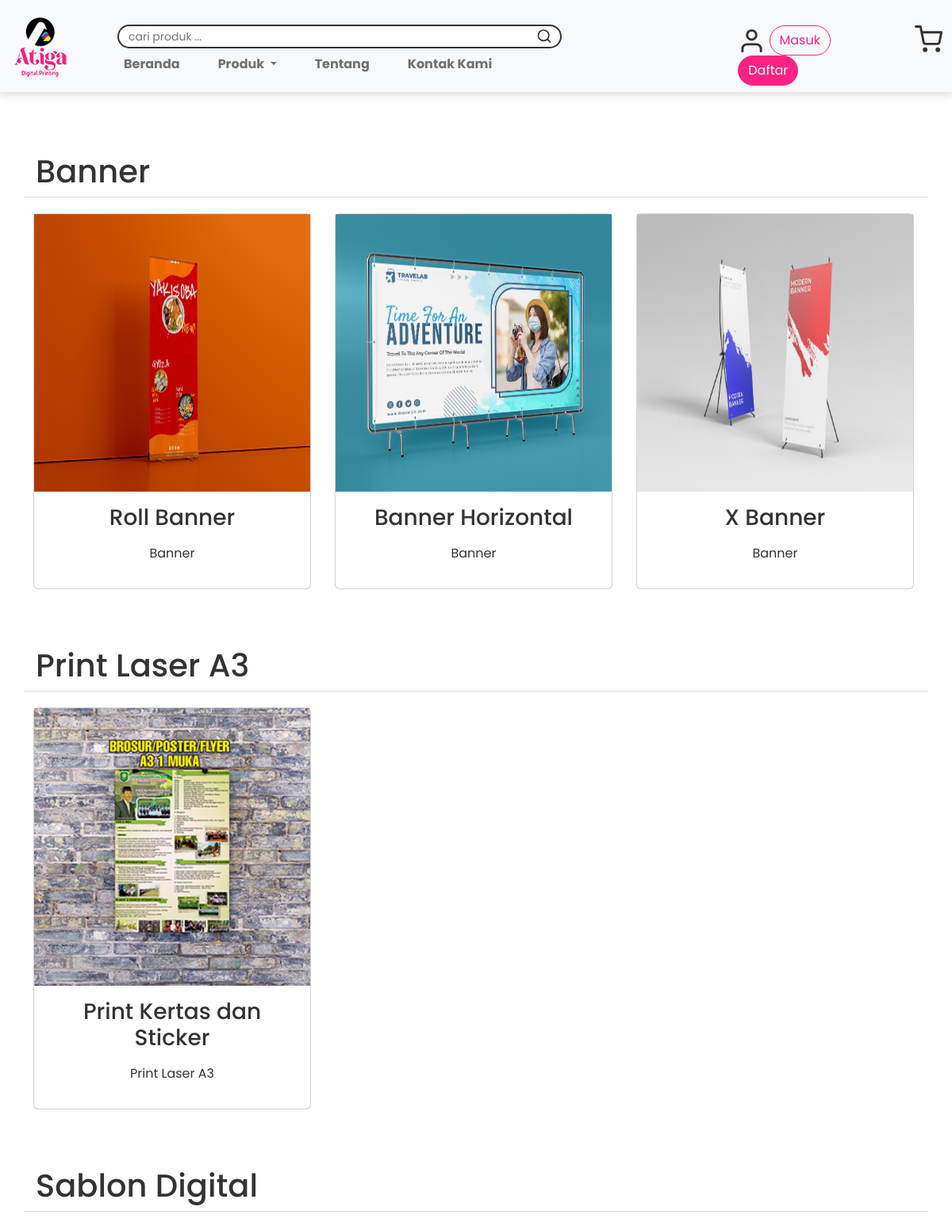
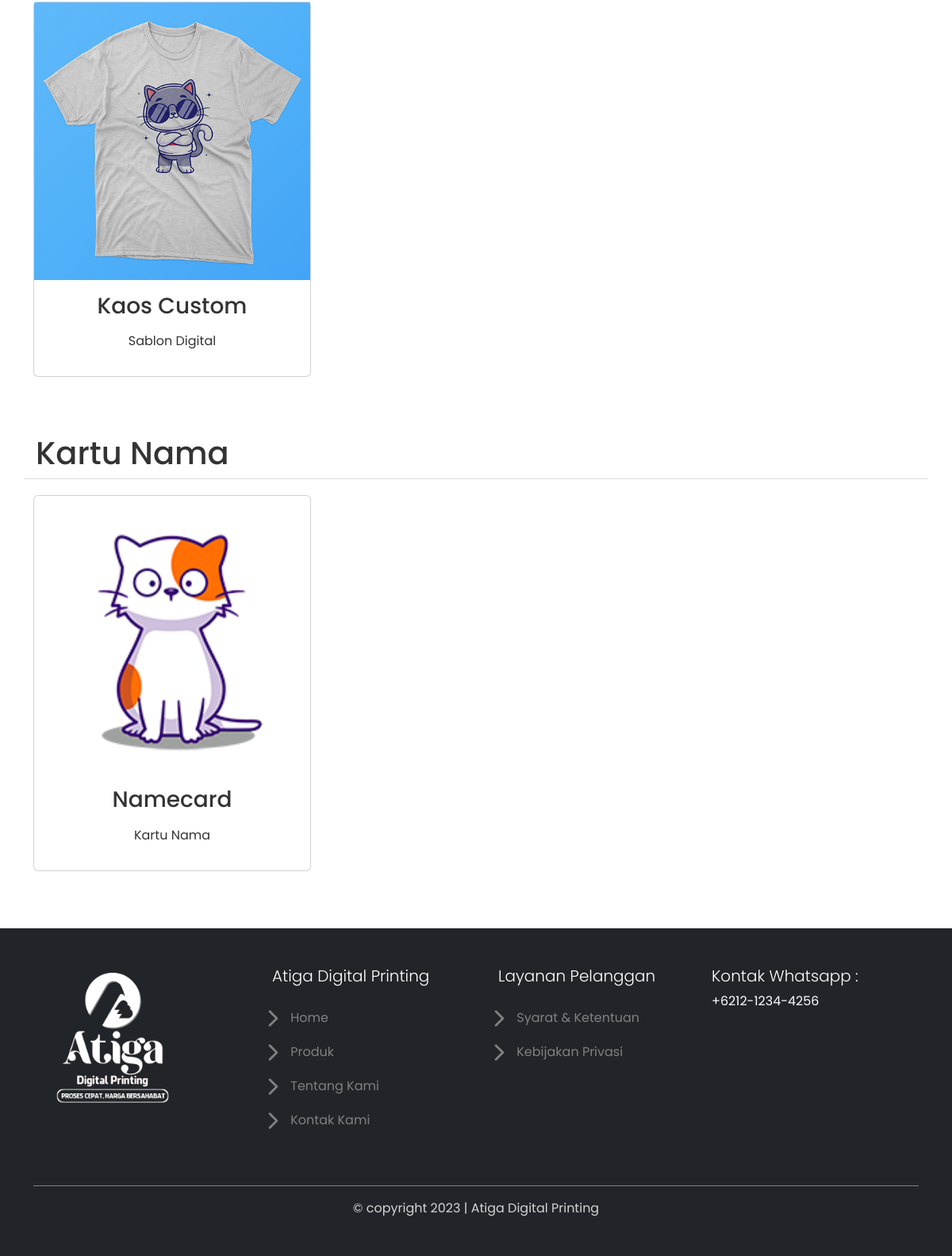
/product-page.php, run on the app's committed database (2 pictures, top to bottom).
### tables this page shows
CREATE TABLE `products` (
  `product_id` int(5) NOT NULL,
  `product_name` varchar(50) NOT NULL,
  `description` text NOT NULL,
  `image` varchar(255) NOT NULL,
  `category_id` int(3) NOT NULL
);

CREATE TABLE `categories` (
  `category_id` int(5) NOT NULL,
  `category_name` varchar(25) NOT NULL
);

### includes/function.php (called while the page is built, shortened)
<?php
function base_url()
{
    return "http://localhost/atiga/";
}

### product-page.php (the view, shortened to what this page needs)
<?php
require "includes/config.php";
require "includes/function.php";
if (isset($_GET['keyword'])) {
    $queryProduk = mysqli_query($conn, "SELECT a.*, b.category_name AS category_name FROM products a JOIN categories b ON a.category_id = b.category_id WHERE product_name LIKE '%$_GET[keyword]%'");
}
else {
    $queryProduk = mysqli_query($conn, "SELECT a.*, b.category_name AS category_name FROM products a JOIN categories b ON a.category_id = b.category_id");
}
?>
<!DOCTYPE html>
<html lang="id">
<head>
    <link rel="stylesheet" href="<?= base_url() ?>assets/bootstrap/css/bootstrap.min.css">
    <link rel="stylesheet" href="<?= base_url() ?>assets/css/style.css">
</head>
<body>
    <?php include 'includes/navbar.php'; ?>
    <section class="product h-100">
        <div class="container mb-5">
            <div class="row">
                <?php
                $previousCategory = null;
                while ($data = mysqli_fetch_array($queryProduk)) {
                    if ($data['category_name'] !== $previousCategory) { ?>
                        <div class="title mt-5">
                            <h1><?php echo $data['category_name']; ?></h1>
                        </div>
                    <?php $previousCategory = $data['category_name'];
                    } ?>
                    <div class="col-lg-4 col-md-12 mb-4">
                        <div class="card text-center">
                            <div class="card-image">
                                <img src="<?= base_url() ?>assets/img/product-images/<?php echo $data['image']; ?>" class="w-100" />
                            </div>
                            <div class="card-body">
                                <a href="<?= base_url() ?>product-detail.php?name=<?php echo $data['product_name']; ?>">
                                    <h3 class="card-title mb-3"><?php echo $data['product_name']; ?></h3>
                                </a>
                                <a href="<?= base_url() ?>product-page.php?kategori=<?php echo $data['category_name']; ?>">
                                    <p><?php echo $data['category_name']; ?></p>
                                </a>
                            </div>
                        </div>
                    </div>
                <?php } ?>
            </div>
        </div>
    </section>
    <?php include 'includes/footer.php'; ?>
</body>
</html>

### includes/navbar.php (shortened to what this page needs)
<nav id="navHeader" class="navbar navbar-expand-lg bg-light fixed-top">
    <div class="container-fluid">
        <a class="navbar-brand" href="<?= base_url() ?>">
            <img src="<?= base_url() ?>assets/img/atiga-logo2.png" alt="Atiga-icon">
        </a>
        <div class="collapse navbar-collapse justify-content-between" id="navbarNavDropdown">
            <div class="row ms-4">
                <div class="container-search ms-3 mt-3">
                    <form method="get" action="product-page">
                        <div class="search d-flex justify-content-between">
                            <input type="text" class="search-input" name="keyword" id="search-box" placeholder="cari produk ...">
                            <button type="submit" class="search-icon"><i data-feather="search"></i></button>
                        </div>
                    </form>
                </div>
                <ul class="navbar-nav fs-5 fw-bold">
                    <li class="nav-item px-3">
                        <a class="nav-link" aria-current="page" href="<?= base_url() ?>">Beranda</a>
                    </li>
                    <li class="nav-item dropdown px-3" id="kategoriDropdown">
                        <a class="nav-link dropdown dropdown-toggle" href="#">
                            Produk
                        </a>
                    </li>
                    <li class="nav-item px-3">
                        <a class="nav-link" href="<?= base_url() ?>about">Tentang</a>
                    </li>
                    <li class="nav-item px-3">
                        <a class="nav-link" href="<?= base_url() ?>contact">Kontak Kami</a>
                    </li>
                </ul>
            </div>
            <div class="nav-extra mt-4 d-flex">
                <span class="login-icon">
                    <?php
                    if (!isset($_SESSION['username'])) { ?>
                        <i data-feather="user"></i>
                        <button class="btn btn-login btn-shape me-2" onclick="login()">Masuk</button>
                        <button class="btn btn-register btn-shape" onclick="register()">Daftar</button>
                    <?php  } ?>
                </span>
                <?php
                if (isset($_SESSION['user_id'])) { ?>
                    <a href='cart' class='cart-icon'>
                        <i data-feather='shopping-cart'></i>
                        <?php
                        $queryCart = getData($conn, "cart");
                        $cart = count($queryCart);
                        if ($cart > 0) { ?>
                            <span class="item-count bg-warning px-2"><?php echo $cart ?></span>
                        <?php } ?>
                    </a>
                <?php } else { ?>
                    <span class="dropdown">
                        <a class='cart-icon text-decoration-none' role="button" data-bs-toggle="dropdown">
                            <i data-feather='shopping-cart' class="icon"></i>
                        </a>
                    </span>
                <?php } ?>
            </div>
        </div>
    </div>
</nav>

### includes/footer.php
<section class="footer bg-dark py-5">
    <div class="container">
        <div class="row text-white g-4">
            <div class="col-md-6 col-lg-3">
                <img src="assets/img/atiga-footer-img.png" alt="Atiga" width="200" height="200">
            </div>
            <div class="col-md-6 col-lg-3">
                <h5 class="fw-light mb-4 ms-3">Atiga Digital Printing</h5>
                <ul class="list-unstyled text-muted">
                    <li class="my-2">
                        <a href="index.php">
                            <i data-feather="chevron-right"></i> Home
                        </a>
                    </li>
                    <li class="my-2">
                        <a href="#">
                            <i data-feather="chevron-right"></i> Produk
                        </a>
                    </li>
                    <li class="my-2">
                        <a href="about.php">
                            <i data-feather="chevron-right"></i> Tentang Kami
                        </a>
                    </li>
                    <li class="my-2">
                        <a href="contact.php">
                            <i data-feather="chevron-right"></i> Kontak Kami
                        </a>
                    </li>
                </ul>
            </div>
            <div class="col-md-6 col-lg-3">
                <h5 class="fw-light mb-4 ms-3">Layanan Pelanggan</h5>
                <ul class="list-unstyled text-muted">
                    <li class="my-2">
                        <a href="#">
                            <i data-feather="chevron-right"></i> Syarat & Ketentuan
                        </a>
                    </li>
                    <li class="my-2">
                        <a href="#">
                            <i data-feather="chevron-right"></i> Kebijakan Privasi
                        </a>
                    </li>
                </ul>
            </div>
            <div class="col-md-6 col-lg-3">
                <h5 class="fw-light fs-5">Kontak Whatsapp :</h5>
                <p> +6212-1234-4256</p>
            </div>
        </div>
        <div class="copyright d-flex justify-content-center pt-3 mt-5" style="border-top: 1px solid #808080; color:#D3D3D3;">
            <span>&copy copyright 2023 | Atiga Digital Printing</span>
        </div>
    </div>
</section>

### assets/css/style.css (style rules this page uses)
:root { --primary: #fd2382; --secondary: #0691d2; --third: #feef22; --darkpink: #dc1b6f; --darkblue: #036fa1; }
* { padding: 0; margin: 0; }
body { font-family: 'Poppins', sans-serif; overflow-x: hidden; }
.feather { width: 35px; height: 35px; }
.navbar { box-shadow: 0 3px 9px 3px rgba(0, 0, 0, 0.1); }
.navbar .nav-item { color: #333; font-size: 1rem; }
.container-search { width: 560px; background-color: #fff; border: 2px solid #333; border-radius: 20px; padding: 2px 10px; }
.search-input { font-size: 14px; border: none; outline: none; width: 90%; height: 18px; margin: 2px; }
.search-icon { height: 20px; width: 20px; display: flex; justify-content: center; align-items: center; color: #333; border: none; background-color: #fff; }
.nav-extra { width: 350px; margin-top: -20px; }
.nav-extra .login-icon { color: #333; }
.nav-extra .btn-shape { border-radius: 100px; }
.nav-extra .btn-login { color: var(--primary); background-color: #f8f9fa; border: 1px solid var(--primary); }
.nav-extra .btn-register { color: #fff; background-color: var(--primary); border: 1px solid var(--primary); }
.nav-extra .cart-icon { position: relative; padding-left: 30px; color: #333; }
.product { padding-top: 9rem; }
.product .container { margin-bottom: 200px; }
.product .title { margin-bottom: 20px; padding: 0 15px; color: #333; border-bottom: 1px solid #ddd; }
.product .card { width: 350px; transition: all 0.3s; }
.product .card-image img { height: 350px; }
.product .card .card-body a { color: #333; text-decoration: none; transition: all 0.3s; }
.footer .container li a { color: #808080; text-decoration: none; }

### data on the page
products: category.category_name "Banner", image (picture), product_name "Roll Banner"
products: image (picture), product_name "Banner Horizontal", category.category_name "Banner"
products: image (picture), product_name "X Banner", category.category_name "Banner"
products: category.category_name "Print Laser A3", image (picture), product_name "Print Kertas dan Sticker"
products: category.category_name "Sablon Digital", image (picture), product_name "Kaos Custom"
products: category.category_name "Kartu Nama", image (picture), product_name "Namecard"
